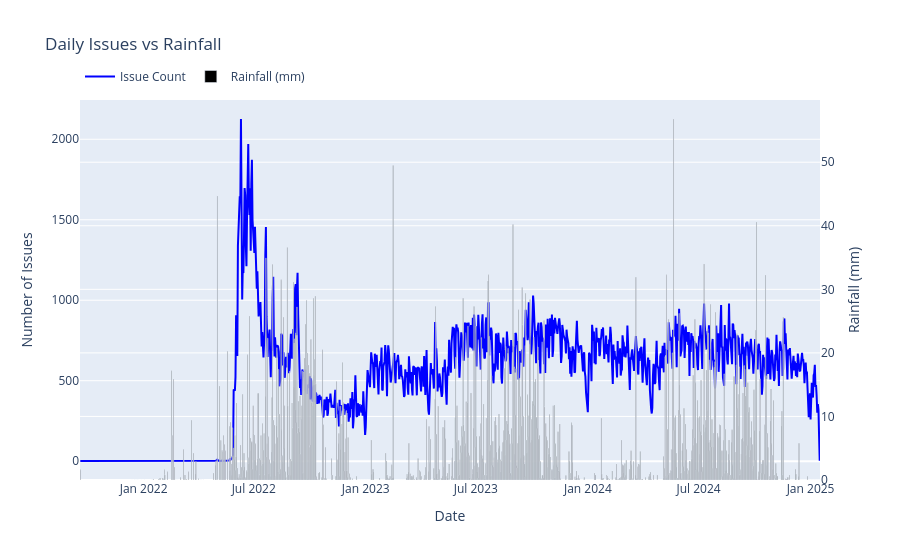

Notebook cell for this chart:
### Markdown cell above
## 7. Correlation with Rainfall

Similarly, does rainfall affect the number of issues reported (e.g., flooding, drainage issues)?

### Code cell
# Merge data
daily_rain = pd.merge(daily_counts, df_rain, on='date', how='inner')

# Create a dual-axis plot
fig = go.Figure()

fig.add_trace(go.Scatter(x=daily_rain['date'], y=daily_rain['Count'], name="Issue Count", line=dict(color='blue')))
fig.add_trace(go.Bar(x=daily_rain['date'], y=daily_rain['rainfall_mm'], name="Rainfall (mm)", yaxis="y2", marker_color='black', opacity=1))

fig.update_layout(
    title="Daily Issues vs Rainfall",
    xaxis_title="Date",
    yaxis_title="Number of Issues",
    yaxis2=dict(
        title="Rainfall (mm)",
        overlaying="y",
        side="right"
    ),
    legend=dict(x=0, y=1.1, orientation='h')
)

fig.show()

# Scatter plot for correlation
fig_corr = px.scatter(daily_rain, x='rainfall_mm', y='Count', title="Correlation: Rainfall vs Issue Count")
fig_corr.show()

### Figure 1 — Plotly figure (JSON) as saved in the notebook; plotly's stock layout.template omitted (floating-point values rounded to 4 significant figures; data arrays with more than 128 entries replaced by an {"elided": "..."} marker saying what was removed)
{"data": [{"line": {"color": "blue"}, "name": "Issue Count", "type": "scatter", "x": {"elided": "1038 str values"}, "y": {"elided": "1038 int values"}}, {"marker": {"color": "black"}, "name": "Rainfall (mm)", "opacity": 1, "type": "bar", "x": {"elided": "1038 str values"}, "y": {"elided": "1038 float values"}, "yaxis": "y2"}], "layout": {"legend": {"orientation": "h", "x": 0, "y": 1.1}, "title": {"text": "Daily Issues vs Rainfall"}, "xaxis": {"title": {"text": "Date"}}, "yaxis": {"title": {"text": "Number of Issues"}}, "yaxis2": {"overlaying": "y", "side": "right", "title": {"text": "Rainfall (mm)"}}}}
